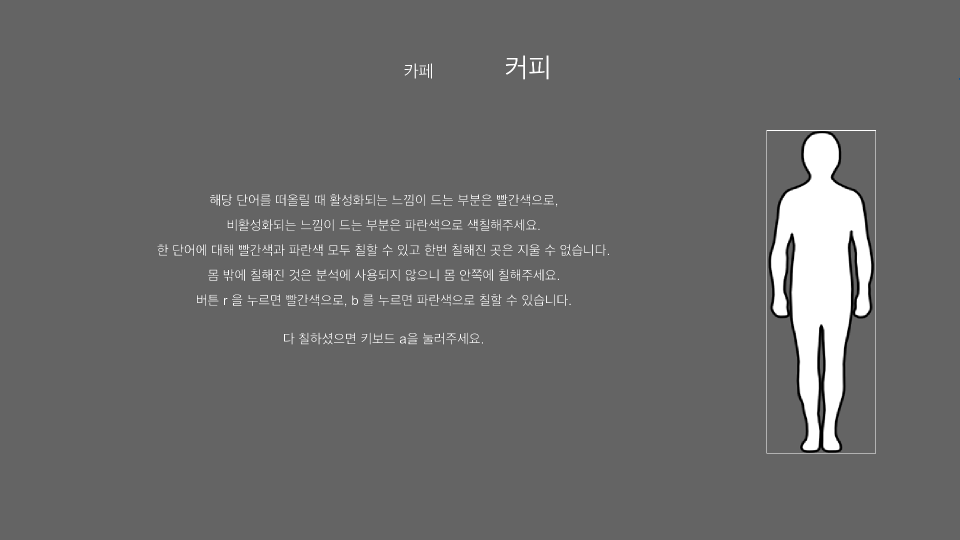
%> input picture bodymap_screenshot.png, 1920 x 1080 px (shown at 1/2 size)
$ octave wordcloud_bodymap_dj.m   (GNU Octave 9; MATLAB toolbox functions it lacks are replaced by stand-ins)
%> lines starting %> are read from the running program, lines starting %| are printed output that depends on the picture; in (x1, y1, x2, y2) boxes, pixels count from 0 and x2, y2 are one past the last pixel; in counts of white or black regions, pixels touching at a corner belong together; the program's own positions count from 1
### fullfile.m
function f = fullfile(varargin)
%FULLFILE Build full file name from parts.
%   F = fullfile(FOLDERNAME1, FOLDERNAME2, ..., FILENAME) builds a full
%   file specification F from the folders and file name specified. Input
%   arguments FOLDERNAME1, FOLDERNAME2, etc. and FILENAME can be strings,
%   character vectors, or cell arrays of character vectors. Non-scalar
%   strings and cell arrays of character vectors must all be the same size.
%
%   If any input is a string array, F is a string array. Otherwise, if any
%   input is a cell array, F is a cell array.  Otherwise, F is a character
%   array.
%
%   The output of FULLFILE is conceptually equivalent to character vector
%   horzcat operation:
%
%      F = [FOLDERNAME1 filesep FOLDERNAME2 filesep ... filesep FILENAME]
%
%   except that care is taken to handle the cases when the folders begin or
%   end with a file separator.
%
%   FULLFILE collapses inner repeated file separators unless they appear at
%   the beginning of the full file specification. FULLFILE also collapses
%   relative folders indicated by the dot symbol, unless they appear at
%   the end of the full file specification. Relative folders indicated
%   by the double-dot symbol are not collapsed.
%
%   To split a full file name into folder parts, use split(f, filesep).
%
%   Examples
%     % To build platform dependent paths to files:
%        fullfile(matlabroot,'toolbox','matlab','general','Contents.m')
%
%     % To build platform dependent paths to a folder:
%        fullfile(matlabroot,'toolbox','matlab',filesep)
%
%     % To build a collection of platform dependent paths to files:
%        fullfile(toolboxdir('matlab'),'iofun',{'filesep.m';'fullfile.m'})
%
%   See also FILESEP, PATHSEP, FILEPARTS, GENPATH, PATH, SPLIT.

%   Copyright 1984-2016 The MathWorks, Inc.

    narginchk(1, Inf);
    persistent fileSeparator;
    if isempty(fileSeparator)
        fileSeparator = filesep;
    end

    theInputs = varargin;

    containsCellOrStringInput = false;
    containsStringInput = false;

    for i = 1:nargin

        inputElement = theInputs{i};

        containsCellOrStringInput = containsCellOrStringInput || iscell(inputElement);

        if isstring(inputElement)
            containsStringInput = true;
            containsCellOrStringInput = true;
            theInputs{i} = convertStringsToChars(theInputs{i});
        end

        if ~ischar(theInputs{i}) && ~iscell(theInputs{i}) && ~isnumeric(theInputs{i}) && ~isreal(theInputs{i})
            error(message('MATLAB:fullfile:InvalidInputType'));
        end

    end

    f = theInputs{1};
    try
        if nargin == 1
            if ~isnumeric(f)
                f = refinePath(f, fileSeparator);
            end
        else
            if containsCellOrStringInput
                theInputs(cellfun(@(x)~iscell(x)&&isempty(x), theInputs)) = [];
            else
                theInputs(cellfun('isempty', theInputs)) = '';
            end

            if length(theInputs)>1
                theInputs{1} = ensureTrailingFilesep(theInputs{1}, fileSeparator);
            end
            if ~isempty(theInputs)
                theInputs(2,:) = {fileSeparator};
                theInputs{2,1} = '';
                theInputs(end) = '';
                if containsCellOrStringInput
                    f = strcat(theInputs{:});
                else
                    f = [theInputs{:}];
                end
            end
            f = refinePath(f,fileSeparator);
        end
    catch
        locHandleError(theInputs(1,:));
    end

    if containsStringInput
        f = string(f);
    end
end


function f = ensureTrailingFilesep(f,fileSeparator)
    if iscell(f)
        for i=1:numel(f)
            f{i} = addTrailingFileSep(f{i},fileSeparator);
        end
    else
        f = addTrailingFileSep(f,fileSeparator);
    end
end

function str = addTrailingFileSep(str, fileSeparator)
    persistent bIsPC
    if isempty (bIsPC)
        bIsPC = ispc;
    end
    if ~isempty(str) && (str(end) ~= fileSeparator && ~(bIsPC && str(end) == '/'))
        str = [str, fileSeparator];
    end
end
function f = refinePath(f, fs)
    persistent singleDotPattern multipleFileSepPattern

    if isempty(singleDotPattern)
        singleDotPattern = [fs, '.', fs];
        multipleFileSepPattern = [fs, fs];
    end

    f = strrep(f, '/', fs);

    if any(contains(f, singleDotPattern))
        f = replaceSingleDots(f, fs);
    end

    if any(contains(f, multipleFileSepPattern))
        f = replaceMultipleFileSeps(f, fs);
    end

    if any(contains(f,':'))
        f = fixIRI(f,fs);
    end

end

% [64 lines left out: functions replaceMultipleFileSeps, fixIRI, replaceSingleDots, locHandleError, not called in this run]

### wordcloud_bodymap_dj.m
%% Load Data
datdir = '/Users/dongjupark/Dropbox/PiCo2_sync/PiCo2_exp/data';
datadir = '/Users/dongjupark/Dropbox/PiCo2_sync/PiCo2_exp';

sublist = dir(datdir);
subnames = {sublist.name}';
subnames = subnames(5:end-6); % select manually
subnames(7:end-1) = subnames(8:end); % 7 out
subnames(12:end-1) = subnames(13:end); % 13 out
subnames(13:end-1) = subnames(14:end); % 15 out
subnames(20:end-1) = subnames(21:end);% 23 out
subnames = subnames(1:end-4); % 1: end-# of extracted sub

j=0;

bodymap = imread(fullfile(datadir, 'bodymap_screenshot.png'));    % screenshot of the real survey screen
%> bodymap is the input picture: size 1080x1920x3 uint8; mean R, G, B 105.8, 105.8, 105.8
bodymap = bodymap(:,:,1);
%> bodymap: size 1080x1920 uint8
bodymap([1:262 907:1080], :) = [];
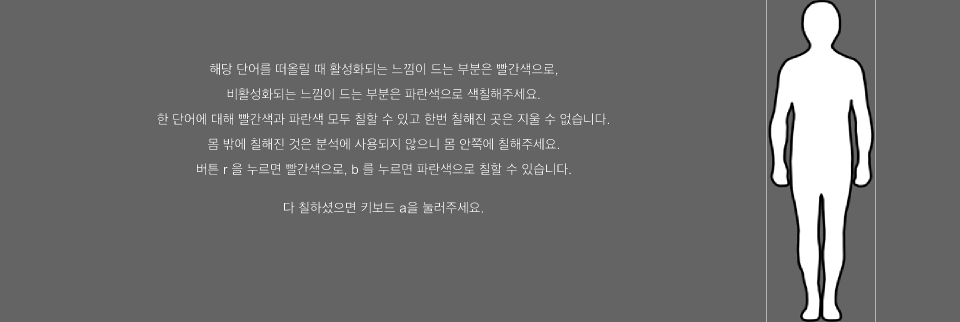
%> bodymap: size 644x1920 uint8 (shown at 1/2 size); min 0, max 255, mean 109.4
bodymap(:, [1:1534 1751:1920]) = []; % bodymap = 644 X 216
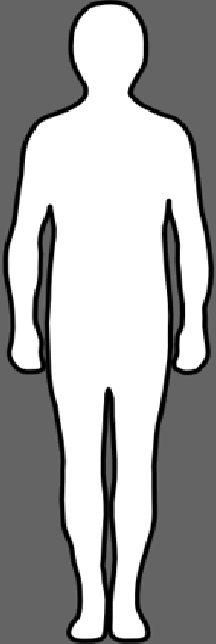
%> bodymap: size 644x216 uint8; min 0, max 255, mean 164.8
body_white_binary = imresize(bodymap==255, 900/1080, 'nearest');
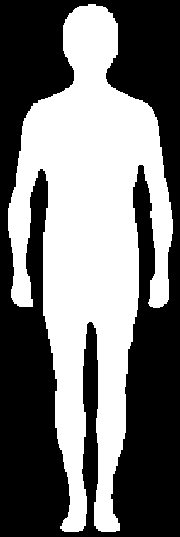
%> body_white_binary: size 537x180 logical; 45.5% white; 1 white region, box (x1, y1, x2, y2) and area: (8, 4, 173, 532) 43965
bodymap = imresize(bodymap, 900/1080, 'nearest');
%> bodymap: size 537x180 uint8

screen_sz = [900 1600];
cut_edge = [262/1080 907/1080 1534/1920 1751/1920] .* reshape(repmat(screen_sz,2,1),1,4);
cut_edge = round(cut_edge);
ratings = cell(1, numel(subnames));
W = cell(1, numel(subnames));

for subject_i = 1:numel(subnames)
    sub_dir = fullfile(datdir, subnames{subject_i});

    fprintf('\n>>> working on sub_%02d >>>', subject_i)

    j=j+1;

    % load survey data of one subject
    post_type3 = filenames(fullfile(sub_dir, '*_rating03_fast*.mat'));
    load(post_type3{1});
    original = survey.dat;

    % ratings
    for run_i = 1:4
        for dim_i = 1:5
            for word_i = 1:15
                ratings{1,subject_i}{word_i+15*(run_i-1)+1,dim_i} = original{run_i,word_i}{1,dim_i}.rating;
            end
        end
    end


    % words
    original_word = survey.words;
    original_word = reshape(original_word', 60, 1);
    dims = survey.dat_descript;

    for trial_i = 1:60
        W{1, subject_i}{trial_i,1} = original_word{trial_i,1};
    end

    ratings_descript = {'valence', 'self', 'time', 'vividness', 'safety-threat'};
    for d = 1:5
        ratings{1,subject_i}{1,d} = ratings_descript{d};
    end

    % bodymap
    b{j,1} = num2str(extractAfter(sub_dir, "/data/")); % the first column of B is subnum
    b{j,2} = cell(60,2);  % the first column of B{j,2} is for red.
    % the second column of B{j,2} is for blue.
    b{j,3} = cell(60,2);
    for run_i = 1:4
        for word_i = 1:15
            b{j,2}{word_i+15*(run_i-1),1} = original{run_i,word_i}{1,6}.rating_red;
            b{j,2}{word_i+15*(run_i-1),2} = original{run_i,word_i}{1,6}.rating_blue;
        end
    end

    % Subtract empty area, x-1534, y-262
    for i=1:60
        if ~isempty(b{j,2}{i,1})    % rating red
            b{j,2}{i,1}(:,3) = b{j,2}{i,1}(:,1);
            b{j,2}{i,1}(:,1) = [];

            b{j,2}{i,1}(:,1) = b{j,2}{i,1}(:,1)-cut_edge(1);    % y-axis, length
            b{j,2}{i,1}(:,2) = b{j,2}{i,1}(:,2)-cut_edge(3);   % x-axis, width
        end

        if ~isempty(b{j,2}{i,2})    % rating blue
            b{j,2}{i,2}(:,3) = b{j,2}{i,2}(:,1);
            b{j,2}{i,2}(:,1) = [];

            b{j,2}{i,2}(:,1) = b{j,2}{i,2}(:,1)-cut_edge(1);    % y-axis
            b{j,2}{i,2}(:,2) = b{j,2}{i,2}(:,2)-cut_edge(3);   % x-axis
        end
    end

    % round up to integer
    for i =1:60
        b{j,2}{i,1} = round(b{j,2}{i,1});
        b{j,2}{i,2} = round(b{j,2}{i,2});
    end

    % B{j,3} = 42 x 2 cell
    for i = 1:60
        b{j,3}{i,1} = zeros(size(body_white_binary));     % 644 x 216
        b{j,3}{i,2} = zeros(size(body_white_binary));     % 644 x 216
    end

    for i = 1:60
        if ~isempty(b{j,2}{i,1})    % rating red
            for m = 1:size(b{j,2}{i,1},1)
                if b{j,2}{i,1}(m,1)>0 && b{j,2}{i,1}(m,2)>0 && b{j,2}{i,1}(m,1)<size(body_white_binary,1) && b{j,2}{i,1}(m,2)<size(body_white_binary,2)
                    b{j,3}{i,1}(b{j,2}{i,1}(m,1), b{j,2}{i,1}(m,2)) = 1;
                end
            end
        end

        if ~isempty(b{j,2}{i,2})    % rating blue
            for m = 1:size(b{j,2}{i,2},1)
                if b{j,2}{i,2}(m,1)>0 && b{j,2}{i,2}(m,2)>0 && b{j,2}{i,2}(m,1)<size(body_white_binary,1) && b{j,2}{i,2}(m,2)<size(body_white_binary,2)
                    b{j,3}{i,2}(b{j,2}{i,2}(m,1), b{j,2}{i,2}(m,2)) = 1;
                end
            end
        end
    end
end
%> after the loop, W = {}; j = 0; ratings = {}


%> (the run ends here)
